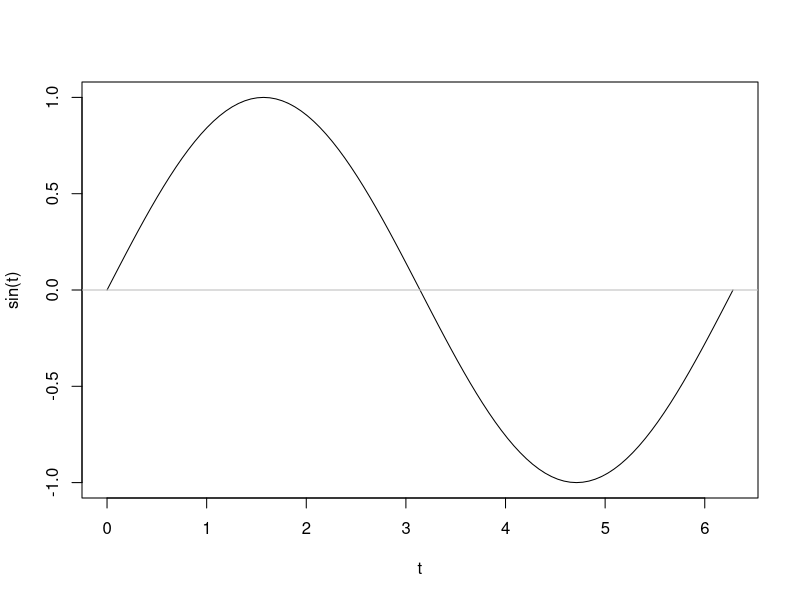
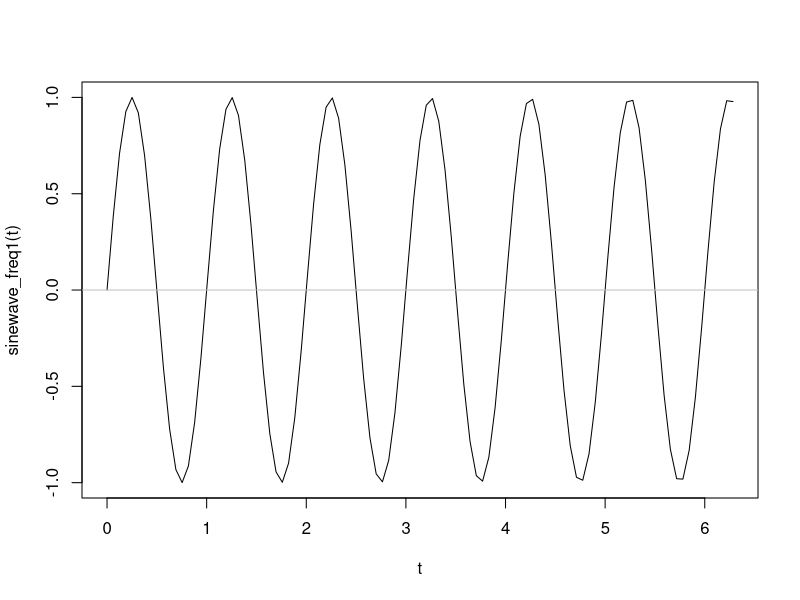
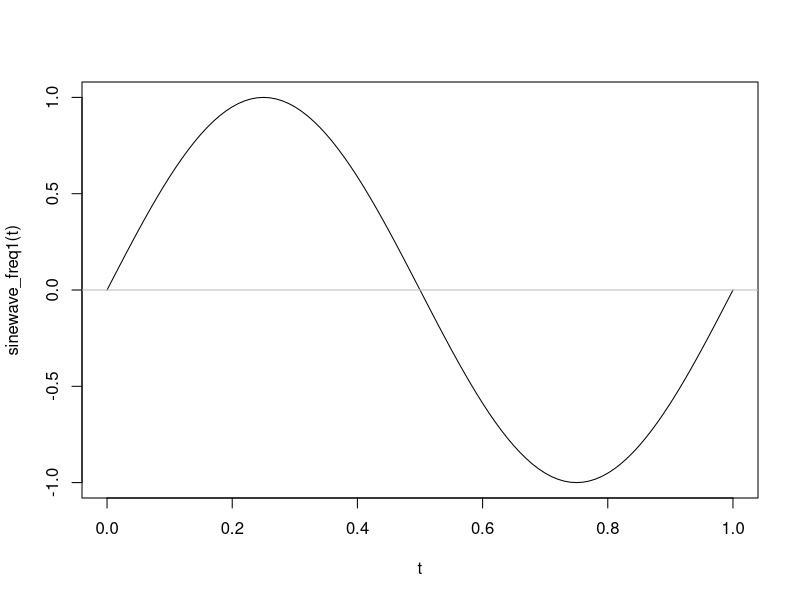
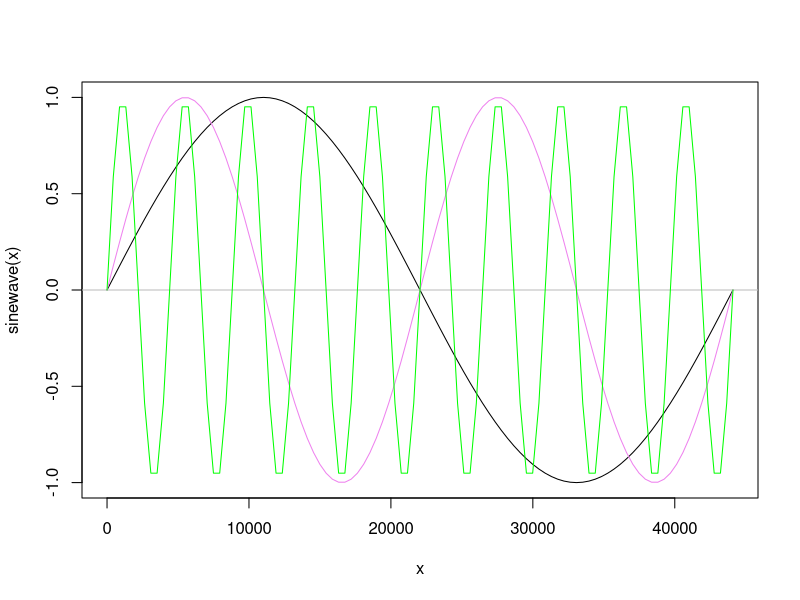
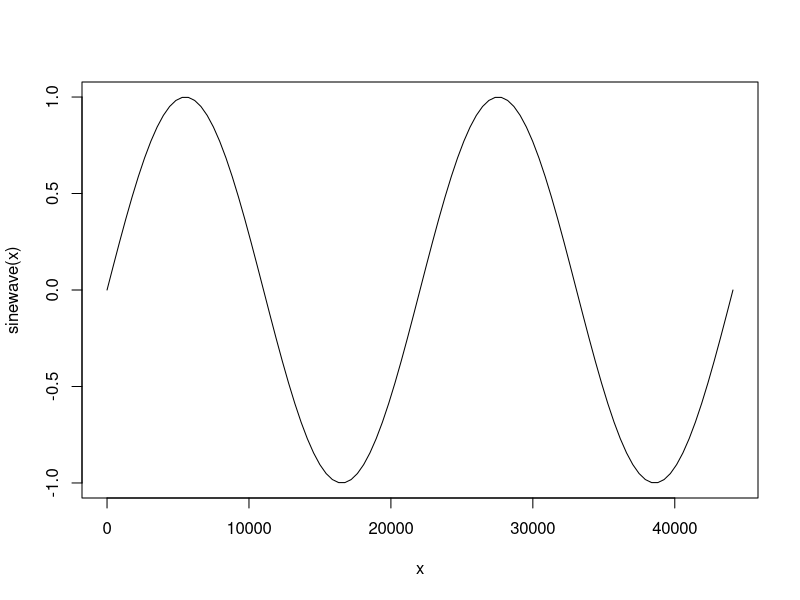

Reproduce these figures in R, in order.
# generate and display a sinewave with wavelength = 2pi
curve(expr=sin, from=0, to=2*pi, xname = "t")
abline(h = 0, lty = 1, col = "gray")


# generate and display a sinewave with wavelength = 1, frequency = 1
sinewave_freq1 <- function(t) sin(t * 2*pi)
curve(expr=sinewave_freq1, from=0, to=2*pi, xname = "t")
abline(h = 0, lty = 1, col = "gray")

# display the sinewave with frequency = 1 another time, from time interval [0,1]
curve(expr=sinewave_freq1, from=0, to=1, xname = "t")
abline(h = 0, lty = 1, col = "gray")



# ________________ discrete time _________________
# now every t index represents a sample
# samplerate = the number of samples per seconds
# thus a sinewave with frequency = 1 corresponds to a wavelength = samplerate 
samplerate = 44100
# instead of finishing the wave in 1 t interval - we need to 'slow it down' to 44100 
# thus 'divide' every step in 44100 smaller steps:
sinewave <- function(t) sin(t * 2*pi / samplerate)
curve(sinewave, 0, samplerate, xname = "x")
abline(h = 0, lty = 1, col = "gray")


# now let's add the frequency, 
# a sinewave with frequency = 2 has a two time shorter wavelength compared to a sinewave with frequency = 1
# thus at every sample step it 'goes two times faster', we can simply multiply t
frequency <- 2
sinewave <- function(t) sin(2* t * pi * frequency / samplerate)
curve(sinewave, add = TRUE, col = "violet")
frequency <- 10
sinewave <- function(t) sin(t * 2*pi * frequency / samplerate)
curve(sinewave, add = TRUE, col = "green")




# ________________ usage of phase _________________

# Let t indicate the index of a sample,
# then the equation is as follow.
# sample =  sin((t * 2 * pi) / samplerate)
#
# we can rewrite this function: 
# sample =  sin((t / samplerate) * 2 * pi)
#
# (t / samplerate) with interval t = [0, samplerate]results in the interval [0, 1]
# e.g. samplerate = 44100
# 0 / 44100 = 0
# 44100 / 44100 = 1

# Because the sin function is a periodic function 
# Therefore, with t > samplerate in (t/samplerate) * 2 * pi, the sine curve simply repeats
# thus (t / samplerate) can be viewed as the phase of the sinewave
# phase = t / samplerate

# Let's rewrite the equation.
# sample =  sin((t / samplerate) * 2 * pi)
# with phase = t / samplerate 
# results in: 
# sample = sin(phase * 2 * pi)
#
# To generate a sinewave with frequency = 1, it is sufficient to keep track of the phase
# and to increase this at each sample step.
# phase += frequenc / samplerate
#
# Now, let's also consider the frequency 
# To also take the frequency into account, we can simply add it as follow.
# phase += frequency / samplerate

samplerate = 44100
phase = 0
frequency = 2
sinewave <- function(t) {
  phase = phase + (frequency / samplerate)
  return (sin((t * frequency / samplerate) * 2*pi))
}
curve(sinewave, 0, samplerate, xname = "x")



